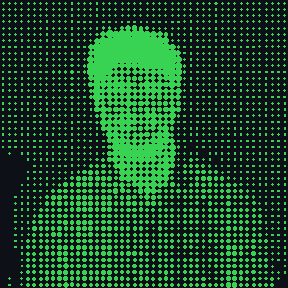
#> input picture assets/portrait.gif, 288 x 288 px
$ python 'Generate portrait.py' ../../assets/portrait.gif ../../assets/portrait.gif
#> lines starting #> are read from the running program, lines starting #| are printed output that depends on the picture; after the words box and inside, x2 and y2 are one past the last pixel; in counts of white or black regions, pixels touching at a corner belong together
#> in build_photo_frame, img is the input picture: PIL image 288x288 RGB; mean R, G, B 26.1, 74.7, 40.8
#!/usr/bin/env python3
"""
generate_portrait_transition.py

Builds a looping animated GIF that starts as the green dot-matrix portrait,
crossfades into the real photo, holds, then fades back — for a GitHub
profile README banner.

Usage:
    pip install pillow --break-system-packages
    python generate_portrait_transition.py path/to/photo.jpg assets/portrait.gif

Tweak the CONFIG block to control size, dot density, color, speed.
"""

import sys
from PIL import Image, ImageOps, ImageDraw

# ------------------------------- CONFIG -------------------------------
CANVAS_SIZE = 288        # final square GIF size, in px
GRID_COLS = 46            # dot columns for the matrix version
DOT_COLOR = (57, 211, 83)     # #39D353, GitHub green
BG_COLOR = (13, 17, 23)       # #0D1117, GitHub dark background
MIN_DOT_R_FRAC = 0.10     # min dot radius as a fraction of cell size
MAX_DOT_R_FRAC = 0.62     # max dot radius as a fraction of cell size
CONTRAST_BOOST = 1.15

HOLD_DOTS_FRAMES = 14      # frames to hold on the pure dot-matrix look
FADE_FRAMES = 14           # frames for each crossfade direction
HOLD_PHOTO_FRAMES = 16     # frames to hold on the real photo
FRAME_DURATION_MS = 80     # ms per frame
# ------------------------------------------------------------------------


def crop_to_square(img: Image.Image) -> Image.Image:
    w, h = img.size
#> w = 288; h = 288
    side = min(w, h)
#> side = 288
    left = (w - side) // 2
#> left = 0
    top = (h - side) // 2
#> top = 0
    return img.crop((left, top, left + side, top + side))


def build_photo_frame(path: str) -> Image.Image:
    img = Image.open(path).convert("RGB")
    img = crop_to_square(img)
    img = img.resize((CANVAS_SIZE, CANVAS_SIZE), Image.LANCZOS)
    return img


def build_dot_frame(photo_rgb: Image.Image) -> Image.Image:
    gray = ImageOps.autocontrast(photo_rgb.convert("L"), cutoff=1)
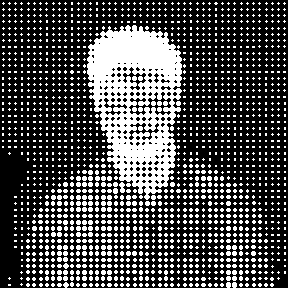
#> gray: PIL image 288x288 L; 29.7% white; 1742 white regions (1635 under 20 px), largest, box (x1, y1, x2, y2) and area: (87, 25, 182, 200) 9739, (119, 182, 125, 193) 45, (113, 188, 118, 194) 26
    small = gray.resize((GRID_COLS, GRID_COLS), Image.LANCZOS)
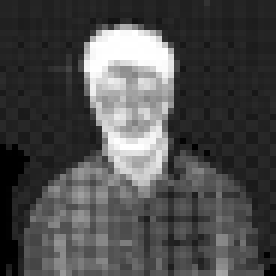
#> small: PIL image 46x46 L (shown 6 times larger); min 0, max 255, mean 76.1
    px = small.load()

    cell = CANVAS_SIZE / GRID_COLS
    canvas = Image.new("RGB", (CANVAS_SIZE, CANVAS_SIZE), BG_COLOR)
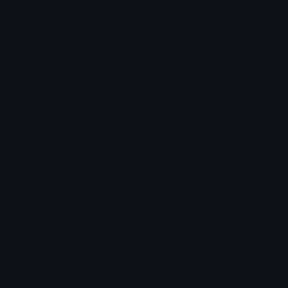
#> canvas: PIL image 288x288 RGB; mean R, G, B 13, 17, 23
    draw = ImageDraw.Draw(canvas)

    min_r = MIN_DOT_R_FRAC * cell
    max_r = MAX_DOT_R_FRAC * cell

    for y in range(GRID_COLS):
        for x in range(GRID_COLS):
            val = px[x, y]
            # Darker pixels (hair, features, shadow) get the bigger dots so the
            # subject glows green against a near-black void, matching the
            # reference dot-matrix look — inverse of raw brightness.
            norm = ((255 - val) / 255.0) ** CONTRAST_BOOST
            r = min_r + norm * (max_r - min_r)
            if r < min_r * 1.05:
                continue
            cx = x * cell + cell / 2
            cy = y * cell + cell / 2
            draw.ellipse([cx - r, cy - r, cx + r, cy + r], fill=DOT_COLOR)

    return canvas


def crossfade(a: Image.Image, b: Image.Image, steps: int, ease=True):
    frames = []
    for i in range(1, steps + 1):
        t = i / steps
        if ease:
            t = t * t * (3 - 2 * t)  # smoothstep easing
        frames.append(Image.blend(a, b, t))
    return frames


def main():
    if len(sys.argv) < 3:
        print("Usage: python generate_portrait_transition.py <input_photo> <output_gif>")
        sys.exit(1)

    in_path, out_path = sys.argv[1], sys.argv[2]

    photo = build_photo_frame(in_path)
    dots = build_dot_frame(photo)
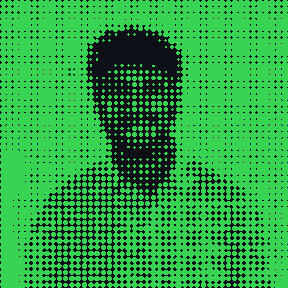
#> dots: PIL image 288x288 RGB; mean R, G, B 46.2, 163.2, 68.2

    frames = []
    frames += [dots] * HOLD_DOTS_FRAMES
#> frames = 14 items
    frames += crossfade(dots, photo, FADE_FRAMES)
#> frames = 28 items
    frames += [photo] * HOLD_PHOTO_FRAMES
#> frames = 44 items
    frames += crossfade(photo, dots, FADE_FRAMES)
#> frames = 58 items

    # Quantize every frame to its own local palette (no dithering) BEFORE
    # saving, and save with optimize=False so Pillow keeps each frame's own
    # local color table instead of collapsing everything into one shared
    # adaptive palette (which is what caused stray speckle pixels in the
    # flat dark background of the dot-matrix frames).
    quantized = [
        f.quantize(colors=64, method=Image.MEDIANCUT, dither=Image.Dither.NONE)
        for f in frames
    ]
#> quantized = 58 items

    quantized[0].save(
        out_path,
        save_all=True,
        append_images=quantized[1:],
        duration=FRAME_DURATION_MS,
        loop=0,
        optimize=False,
        disposal=2,
    )
    print(f"Wrote {out_path} ({len(frames)} frames, {CANVAS_SIZE}x{CANVAS_SIZE})")
#| Wrote ../../assets/portrait.gif (58 frames, 288x288)


if __name__ == "__main__":
    main()
